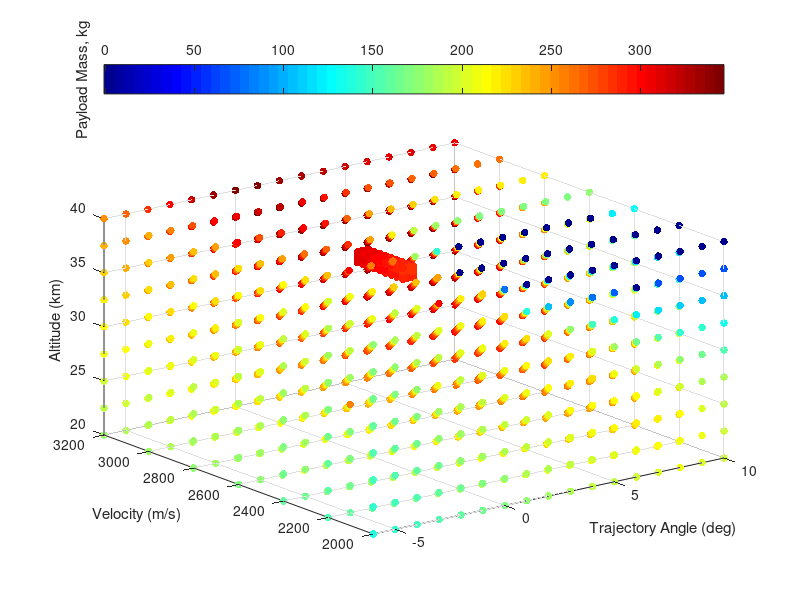
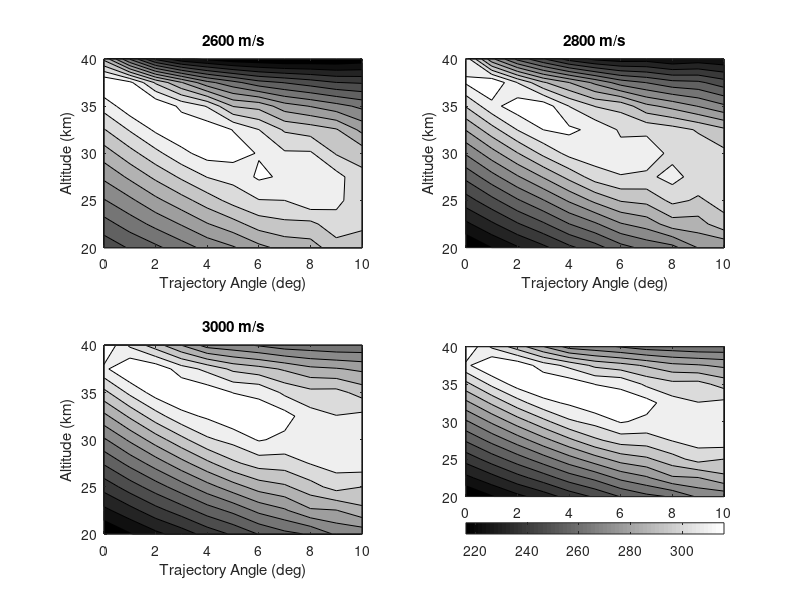

Write the MATLAB code that produced these figures, in order. (Note: this script raises an error after producing the figures.)
% visualising third stage cost results
clear all
ThirdStageData = sortrows(dlmread('thirdstage.dat'));
Atmosphere = dlmread('atmosphere.txt');
% map = [0, 0, 0
%     0, 0, 0
%     .0, 0, 0
%     .2, 0, 0
%     .6, 0, 0.0
%     1.0, 0, 0];
% colormap(map)




colormap jet
scatter3(ThirdStageData(:,2),ThirdStageData(:,3),ThirdStageData(:,1)/1000,30,ThirdStageData(:,5), 'filled')

xlabel('Trajectory Angle (deg)')
ylabel('Velocity (m/s)')
zlabel('Altitude (km)')
xlim([-6,10])
c=colorbar('northoutside');
ylabel(c,'Payload Mass, kg')



% for deleting large values

% for i = 1:length(ThirdStageData)
% 
% if (ThirdStageData(i,5) > 350 ) & (ThirdStageData(i,2) < 0)
%     
% ThirdStageData(i,:) = [];
%     
% end
% 
% end
% 
% 
% dlmwrite('thirdstage.dat', ThirdStageData,'delimiter','\t')



j = 2;
x = 1;
y = 1;
z = 1;

%for creating a 3D array
for i = 1:length(ThirdStageData)-1

    
if ThirdStageData(i,2) >= 0 && (ThirdStageData(j,1) == ThirdStageData(j-1,1)) && (ThirdStageData(j,2) == ThirdStageData(j-1,2)) ;
    
threeDMAT(x,y,z) = ThirdStageData(j-1,5);
threeDAlt(x,y,z) = ThirdStageData(j-1,1);
threeDAngle(x,y,z) = ThirdStageData(j-1,2);
threeDVel(x,y,z) = ThirdStageData(j-1,3);


x = x + 1;



elseif ThirdStageData(i,2) >= 0 && (ThirdStageData(j,1) == ThirdStageData(j-1,1))
    
threeDMAT(x,y,z) = ThirdStageData(j-1,5);
threeDAlt(x,y,z) = ThirdStageData(j-1,1);
threeDAngle(x,y,z) = ThirdStageData(j-1,2);
threeDVel(x,y,z) = ThirdStageData(j-1,3);

x = 1;
y = y+1;

elseif ThirdStageData(i,2) >= 0
    
threeDMAT(x,y,z) = ThirdStageData(j-1,5);
threeDAlt(x,y,z) = ThirdStageData(j-1,1);
threeDAngle(x,y,z) = ThirdStageData(j-1,2);
threeDVel(x,y,z) = ThirdStageData(j-1,3);

x = 1;
y = 1;
z = z + 1;
else
    
end

j = j+1;

end


Alt = [20000:2500:40000];
Angle = [0:10];
Vel = [2000:200:3200];

[meshAlt,meshAngle,meshVel] = meshgrid(Alt,Angle,Vel);



% creating a 2d grid at multiple velocities


x = 1;
y = 1;
jprev = 20000;


for j = 20000:2500:40000

for k = 0:10

for i = 1:length(ThirdStageData)
    
if ThirdStageData(i,1) == j && ThirdStageData(i,2) == k && ThirdStageData(i,3) == 2600 
    
meshPayload1(x,y) =   ThirdStageData(i,5) ;

end

end

% if j == jprev
% y = y+1;
% else
% x = x+1; 
% y = 1;
% end

x = x+1;

end
x=1;
y = y+1;
end




x = 1;
y = 1;
jprev = 20000;


for j = 20000:2500:40000

for k = 0:10

for i = 1:length(ThirdStageData)
    
if ThirdStageData(i,1) == j && ThirdStageData(i,2) == k && ThirdStageData(i,3) == 2800 
    
meshPayload2(x,y) =   ThirdStageData(i,5) ;

end

end

% if j == jprev
% y = y+1;
% else
% x = x+1; 
% y = 1;
% end

x = x+1;

end
x=1;
y = y+1;
end


x = 1;
y = 1;
jprev = 20000;


for j = 20000:2500:40000

for k = 0:10

for i = 1:length(ThirdStageData)
    
if ThirdStageData(i,1) == j && ThirdStageData(i,2) == k && ThirdStageData(i,3) == 3000 
    
meshPayload3(x,y) =   ThirdStageData(i,5) ;

end

end

% if j == jprev
% y = y+1;
% else
% x = x+1; 
% y = 1;
% end

x = x+1;

end
x=1;
y = y+1;
end



figure(2)
ax1 = subplot(2,2,1);
colormap(gray)
C = contourf(meshAngle(:,:,4),meshAlt(:,:,4)/1000,meshPayload1,13)

xlabel('Trajectory Angle (deg)')
ylabel('Altitude (km)')

title('2600 m/s')


ax2 = subplot(2,2,2);
colormap(gray)
C = contourf(meshAngle(:,:,5),meshAlt(:,:,5)/1000,meshPayload2,13)

xlabel('Trajectory Angle (deg)')
ylabel('Altitude (km)')

title('2800 m/s')

ax3 = subplot(2,2,3);
colormap(gray)
C = contourf(meshAngle(:,:,6),meshAlt(:,:,6)/1000,meshPayload3,13)

xlabel('Trajectory Angle (deg)')
ylabel('Altitude (km)')

title('3000 m/s')




ax4 = subplot(2,2,4);
colormap(gray)
C = contourf(meshAngle(:,:,6),meshAlt(:,:,6)/1000,meshPayload3,13)
c=colorbar('southoutside')
c.LimitsMode = 'manual'
c.Limits = [200 320]
xlabel('Trajectory Angle (deg)')
ylabel('Altitude (km)')
ylabel(c,'Payload Mass, kg')

set([ax1 ax2 ax3 ax4],'clim',[200 320]);


% slice(threeDMAT,[1,3,5],[],[])
% colormap hsv


% contourslice(threeDMAT,[1,3,6],[],[],10)



% getting maximum values
[max1,ind1] = max(threeDMAT,[],3);

[max2,ind2] = max(max1,[],2);

ind  = [ind1(ind2),ind2] % this really doesnt tell me much, as it wants very high altitude all the time





% plotting density


figure(4)
plot(Atmosphere(:,1)/1000,  Atmosphere(:,4)),'Color','k','LineWidth',0.8;
xlim([20,40])

xlabel('Altitude (km)')
ylabel('Density (kg/m^3)')


figure(5)

[meshAngle2,meshVel2,meshAlt2] = meshgrid(Angle,Vel,Alt);

colormap(gray)

colormap(flipud(colormap))
hx = slice(meshAngle2,meshVel2,meshAlt2./1000,threeDMAT,[],[2600:100:3000],[])

caxis([220 340]) 
c=colorbar('northoutside')
c.LimitsMode = 'manual'
c.Limits = [180 320]

set(hx, 'EdgeColor', 'none');

% set(hx, 'FaceColor', 'interp'); % use this to smooth
set(hx, 'FaceColor', 'flat');

xlabel('Trajectory Angle (deg)','FontSize',17)
ylabel('Velocity (m/s)','FontSize',17)
zlabel('Altitude (km)','FontSize',17)
ylabel(c,'Payload Mass, kg','FontSize',17)
